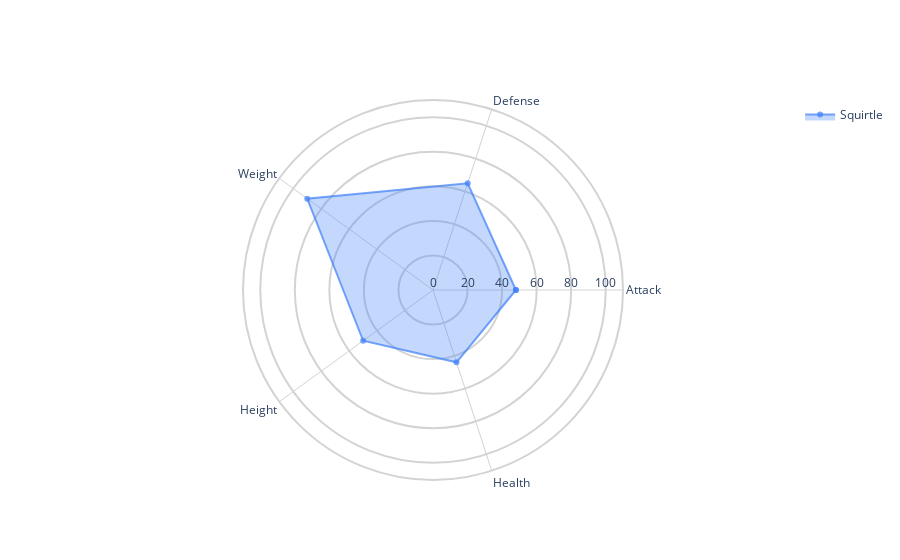

Write notebook code for a chart like this one.
### Code cell
fig = go.Figure()

fig.add_trace(go.Scatterpolar(name = "Squirtle",
                r = [Squirtle["attack"].values[0],
                     Squirtle["defense"].values[0],
                     Squirtle["weight_kg"].values[0]*10,
                     Squirtle["height_m"].values[0]*100,
                     Squirtle["hp"].values[0],
                     Squirtle["attack"].values[0]],
                theta = ["Attack","Defense","Weight","Height","Health","Attack"],
                fill="toself",
                fillcolor="rgba(62, 127, 247,.3)",
                line_color="rgba(62, 127, 247,.7)"
               ))

#colore griglia #e3e7f0
fig.update_layout(
    #title = "Confronto pokemon",
    #font_size = 11,
    showlegend = True,
    polar = dict(
      bgcolor = "white",
      angularaxis = dict(
        linewidth = 2,
        showline=True,
        linecolor='lightgrey',  # Colore delle linee angolari
        gridcolor='lightgrey',    # Colore della griglia angolare
      ),
      radialaxis = dict(
        side = "counterclockwise",
        showline = False,
        linewidth = 2,
        gridcolor = "lightgrey",
        gridwidth = 2,
        range = [0,110]
      )
    ),
    paper_bgcolor = "white"
)

fig.show()

### Figure 1 — Plotly figure (JSON) as saved in the notebook; plotly's stock layout.template omitted (floating-point values rounded to 4 significant figures)
{"data": [{"fill": "toself", "fillcolor": "rgba(62, 127, 247,.3)", "line": {"color": "rgba(62, 127, 247,.7)"}, "name": "Squirtle", "r": [48, 65, 90, 50, 44, 48], "theta": ["Attack", "Defense", "Weight", "Height", "Health", "Attack"], "type": "scatterpolar"}], "layout": {"paper_bgcolor": "white", "polar": {"angularaxis": {"gridcolor": "lightgrey", "linecolor": "lightgrey", "linewidth": 2, "showline": true}, "bgcolor": "white", "radialaxis": {"gridcolor": "lightgrey", "gridwidth": 2, "linewidth": 2, "range": [0, 110], "showline": false, "side": "counterclockwise"}}, "showlegend": true}}
